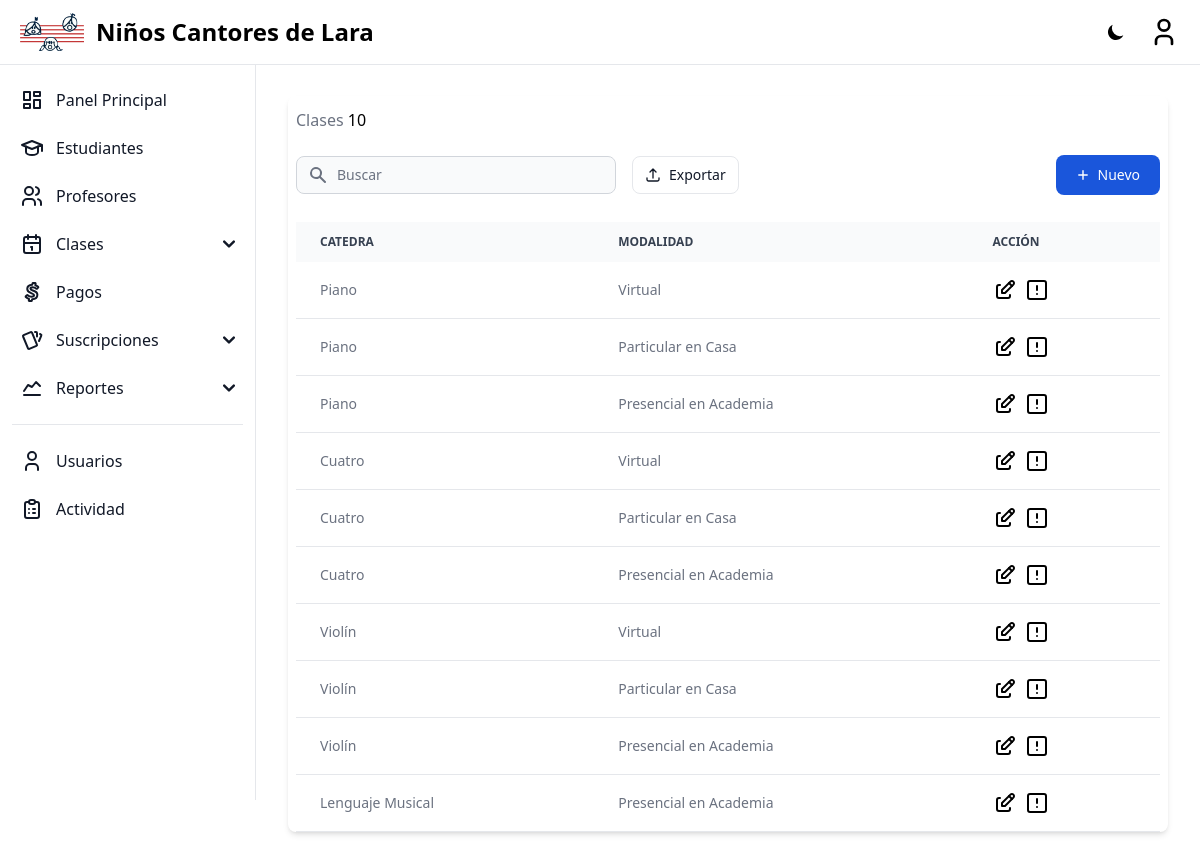
The page /lesson-types/ (signed in) on the database its author committed.
### home/models.py (models this page shows, shortened)
class LessonType(models.Model):
    cathedra = models.CharField(verbose_name=_('Cathedra'), max_length=255)
    modality = models.CharField(verbose_name=_('Modality'), max_length=255)
    class Meta:
        constraints = [
            UniqueConstraint(fields=['cathedra', 'modality'], name='unique_lesson_type')
        ]

### home/views/lesson_types.py (the view)
# urls.py: path('lesson-types/', LessonTypes_ListView.as_view(), name='lesson-types-list'),
class LessonTypes_ListView(ListView):
    model = LessonType
    template_name = 'home/lesson_types_list.html'
    context_object_name = 'lesson_types'

### templates/home/lesson_types_list.html (shortened to what this page needs)
{% extends "base.html" %}
{% block content %}
{% load compress %}
{% load static %}
<div class="relative overflow-x-auto shadow-md sm:rounded-lg px-2">
    <div class="flex py-3 flex-row lg:items-center justify-between space-y-0 space-x-4">
        <div class="flex items-center flex-1 space-x-4">
            <h5>
                <span class="text-gray-500 dark:text-gray-300">Clases</span>
                <span class="dark:text-white">{{ lesson_types | length}}</span>
            </h5>
        </div>
    </div>
    <div class="flex flex-row w-full items-center justify-between pb-4">
        <div class="flex py-3 flex-row items-center justify-between space-y-0 space-x-4">
            <div>
                <div class="relative">
                    <div class="absolute inset-y-0 left-0 flex items-center pl-3 pointer-events-none">
                    </div>
                    <input type="text" id="table-search"  class="block p-2 pl-10 text-sm text-gray-900 border border-gray-300 rounded-lg w-80 bg-gray-50 focus:ring-blue-500 focus:border-blue-500 dark:bg-gray-700 dark:border-gray-600 dark:placeholder-gray-400 dark:text-white dark:focus:ring-blue-500 dark:focus:border-blue-500" placeholder="Buscar">
                </div>
            </div>
            <div class="flex flex-col flex-shrink-0 space-y-3 md:flex-row md:items-center lg:justify-end md:space-y-0 md:space-x-3">
                <button type="button" class="export-button flex items-center justify-center flex-shrink-0 px-3 py-2 text-sm font-medium text-gray-900 bg-white border border-gray-200 rounded-lg focus:outline-none hover:bg-gray-100 hover:text-primary-700 focus:z-10 focus:ring-4 focus:ring-gray-200 dark:focus:ring-gray-700 dark:bg-gray-800 dark:text-gray-400 dark:border-gray-600 dark:hover:text-white dark:hover:bg-gray-700">
                    <svg class="w-4 h-4 mr-2" xmlns="http://www.w3.org/2000/svg" fill="none" viewbox="0 0 24 24" stroke-width="2" stroke="currentColor" aria-hidden="true">
                        <path stroke-linecap="round" stroke-linejoin="round" d="M3 16.5v2.25A2.25 2.25 0 005.25 21h13.5A2.25 2.25 0 0021 18.75V16.5m-13.5-9L12 3m0 0l4.5 4.5M12 3v13.5" />
                    </svg>
                    Exportar
                </button>
            </div>
        </div>
        <button type="button" onclick="window.location.href = '{% url 'lesson-types-create' %}'" class="flex items-center justify-center text-white bg-blue-700 hover:bg-blue-800 focus:ring-4 focus:outline-none focus:ring-blue-300 font-medium rounded-lg text-sm w-full sm:w-auto px-5 py-2.5 text-center dark:bg-blue-600 dark:hover:bg-blue-700 dark:focus:ring-blue-800">
            <svg class="h-3.5 w-3.5 mr-2" fill="currentColor" viewbox="0 0 20 20" xmlns="http://www.w3.org/2000/svg" aria-hidden="true">
                <path clip-rule="evenodd" fill-rule="evenodd" d="M10 3a1 1 0 011 1v5h5a1 1 0 110 2h-5v5a1 1 0 11-2 0v-5H4a1 1 0 110-2h5V4a1 1 0 011-1z" />
            </svg>
            Nuevo
        </button>
    </div>
    <table class="w-full text-sm text-left text-gray-500 dark:text-gray-400" id="table-file">
        <thead class="text-xs text-gray-700 uppercase bg-gray-50 dark:bg-gray-700 dark:text-gray-400">
            <tr>
                <th scope="col" class="px-6 py-3">
                    Catedra
                </th>
                <th scope="col" class="px-6 py-3">
                    Modalidad
                </th>
                <th scope="col" class="px-6 py-3">
                    Acción
                </th>
            </tr>
        </thead>
        <tbody>
            {% for lesson_type in lesson_types %}
            <tr class="bg-white border-b dark:bg-gray-900 dark:border-gray-700" data-status="{% if lesson.lesson_status %}active{% else %}inactive{% endif %}">
                <td class="px-6 py-4">
                    {{ lesson_type.cathedra }}
                </td>
                <td class="px-6 py-4">
                    {{ lesson_type.modality }}
                </td>
                <td class="px-6 py-4">
                    <div class="flex items-center h-full flex-1 flex-row gap-x-2">
                        <a href="{% url 'lesson-types-update' lesson_type.pk %}" class="font-medium text-black dark:text-white hover:underline">
                        </a>
                        <button
                            class="font-medium text-black dark:text-white hover:underline"
                            onclick="openModal('lessonModal', {
                                'Fecha': '{% if lesson.start_date %}{{ lesson.start_date|date:"l j, g:iA" }}{% endif %}',
                                'Estudiante': '{{ lesson.subscription.student }}',
                                'Precio': '{% if lesson.price %}${{lesson.price}}{% else %}$0{% endif %}',
                                'Profesor': '{{ lesson.teacher }}',
                                'Clase vista': '{% if lesson.lesson_status %}Vista{% else %}No vista{% endif %}',
                            })">
                        </button>
                    </div>
                </td>
            </tr>
            {% endfor %}
        </tbody>
    </table>
</div>
{% endblock %}

### rows shown on the page
LessonType: cathedra "Piano", modality "Virtual"
LessonType: cathedra "Piano", modality "Particular en Casa"
LessonType: cathedra "Piano", modality "Presencial en Academia"
LessonType: cathedra "Cuatro", modality "Virtual"
LessonType: cathedra "Cuatro", modality "Particular en Casa"
LessonType: cathedra "Cuatro", modality "Presencial en Academia"
LessonType: cathedra "Violín", modality "Virtual"
LessonType: cathedra "Violín", modality "Particular en Casa"
LessonType: cathedra "Violín", modality "Presencial en Academia"
LessonType: cathedra "Lenguaje Musical", modality "Presencial en Academia"

### other values the page prints
{{ lesson_types | length }} "10"
